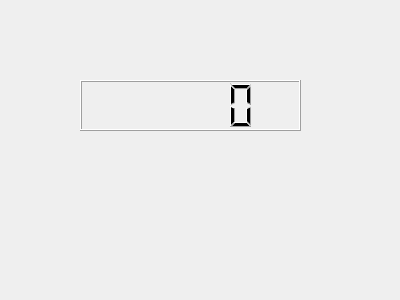
<?xml version="1.0" encoding="UTF-8"?>
<ui version="4.0">
 <class>Dialog</class>
 <widget class="QDialog" name="Dialog">
  <property name="geometry">
   <rect>
    <x>0</x>
    <y>0</y>
    <width>400</width>
    <height>300</height>
   </rect>
  </property>
  <property name="windowTitle">
   <string>Dialog</string>
  </property>
  <widget class="QLCDNumber" name="lcdNumber">
   <property name="geometry">
    <rect>
     <x>80</x>
     <y>80</y>
     <width>221</width>
     <height>51</height>
    </rect>
   </property>
  </widget>
 </widget>
 <resources/>
 <connections/>
</ui>
